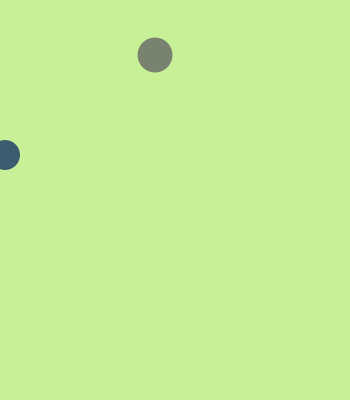
Frame 1 (no input)
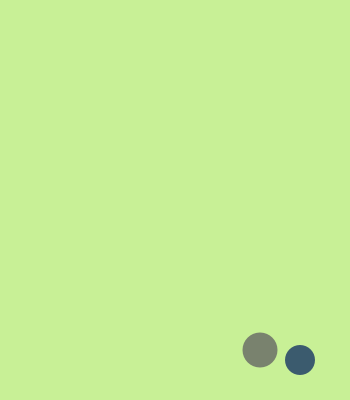
Frame 60 (the mouse pressed at the canvas centre just before this capture)
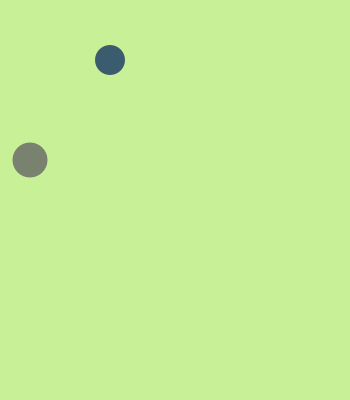
Frame 120 (the mouse held since frame 60 and released just before this capture)

The Processing sketch that drew these frames (run headless with seeded random() and noise(); from frame 60 on, the mouse is pressed at the canvas centre):

// Processing sketch: processing_66367
// ── processing_66367.pde

int bola1X = 0;  
int bola1Y = 150;
int bola2X = 150;  
int bola2Y = 50;
int vel1X = 5;
int vel1Y = 5;
int vel2X = 5;
int vel2Y = 5;
int radio1 = 30; 
int radio2 = 35;

void setup() {
  size(350, 400);
}

void draw() {
  background(200, 240, 150);

  bola1X =  bola1X + vel1X;
  bola1Y =  bola1Y + vel1Y;
  bola2X =  bola2X + vel2X;
  bola2Y =  bola2Y + vel2Y;

  // CONDITONAL FOR BORDER
  if ((bola1X > width) || (bola1X < 0)) {
    vel1X = vel1X *-1;
  }
  if ((bola1Y > height) || (bola1Y < 0)) {
    vel1Y = vel1Y *-1;
  }

  if ((bola2X > width) || (bola2X < 0)) {
    vel2X = vel2X *-1;
  }
  if ((bola2Y > height) || (bola2Y < 0)) {
    vel2Y = vel2Y *-1;
  }

// CONDITONAL FOR COLIDING BALLS 
if((dist(bola1X,bola1Y, bola2X,bola2Y)<= (radio1+radio2)/2)){
    vel1Y = vel1Y *-1;
    vel2Y = vel2Y *-1;

}

  // BALLS 
  noStroke();
  fill(20, 50, 100, 200);
  ellipse(bola1X, bola1Y, radio1, radio1);

  noStroke();
  fill(100, 200);
  ellipse(bola2X, bola2Y, radio2, radio2);
}
